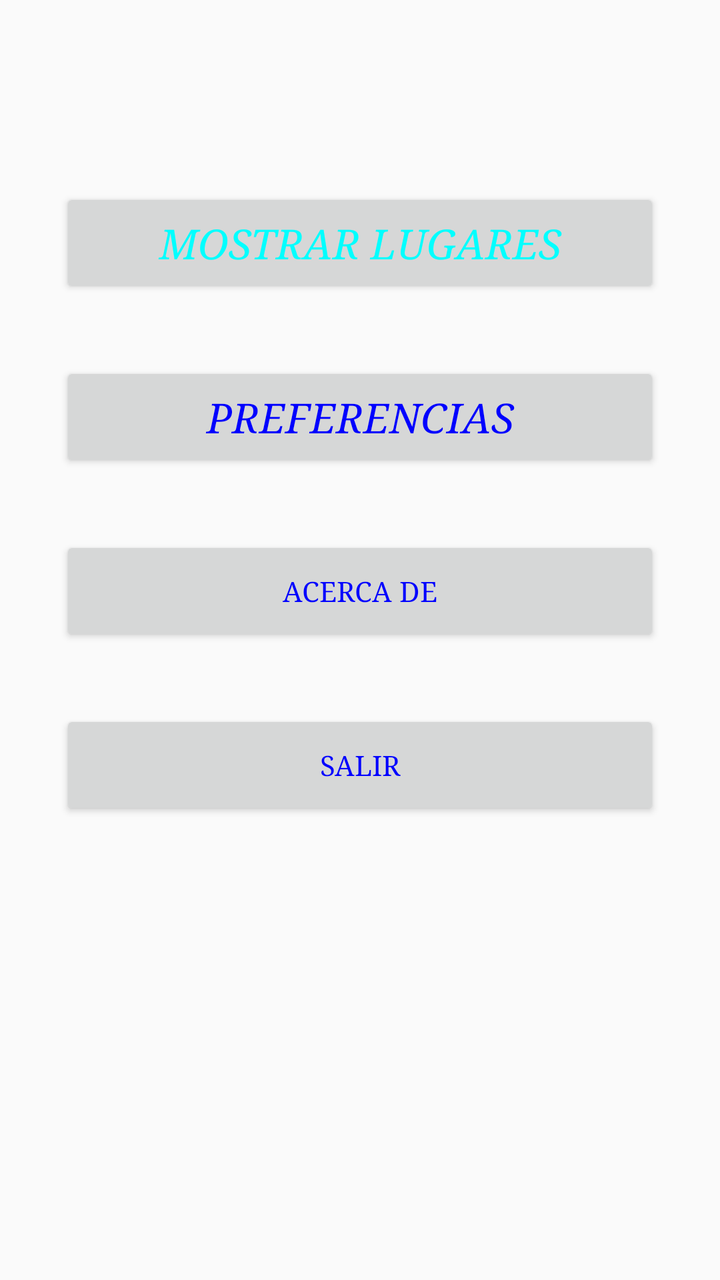
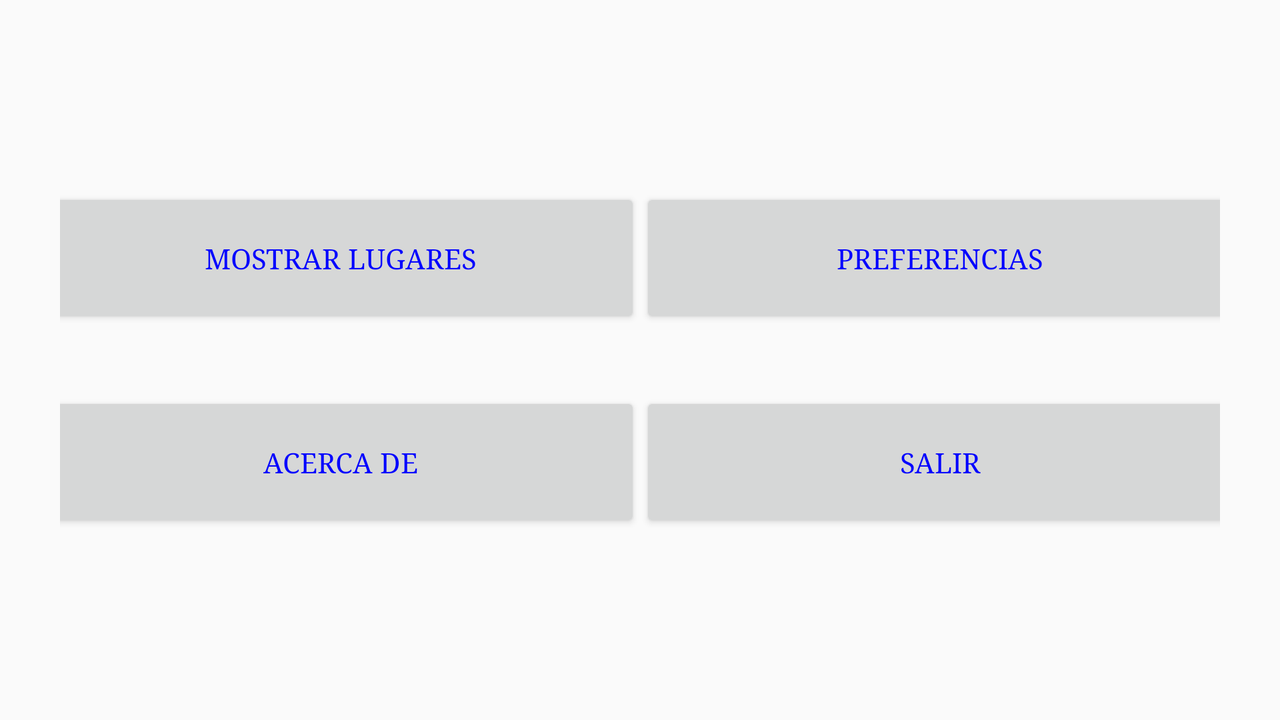

The same Android screen from two of the app's own layout files: first res/layout/ as a phone draws it, then the repository's variant for another configuration, drawn on a device whose configuration selects that folder. Both files follow.
<!-- AndroidManifest.xml: application theme AppTheme -->
<!-- res/layout/content_scrolling.xml -->
<?xml version="1.0" encoding="utf-8"?>
<androidx.core.widget.NestedScrollView xmlns:android="http://schemas.android.com/apk/res/android"
    xmlns:app="http://schemas.android.com/apk/res-auto"
    xmlns:tools="http://schemas.android.com/tools"
    android:padding= "@dimen/margen_botones"

    android:layout_width="match_parent"
    android:layout_height="match_parent"
    app:layout_behavior="@string/appbar_scrolling_view_behavior"
    tools:context=".Presentacion.ScrollingActivity"
    tools:showIn="@layout/activity_scrolling">


    <androidx.constraintlayout.widget.ConstraintLayout
        android:id="@+id/linearLayout2"
        android:layout_width="match_parent"
        android:layout_height="match_parent"
        android:gravity="center"
        tools:context=".MainActivity">

        <Button
            android:id="@+id/button01"
            style="@style/EstiloBoton"
            android:layout_width="300dp"
            android:layout_height="55dp"
            android:layout_marginTop="@android:dimen/notification_large_icon_height"
            android:onClick="lanzarLugares"
            android:text="@string/Arrancar"
            app:layout_constraintBottom_toTopOf="@+id/button02"
            app:layout_constraintEnd_toEndOf="parent"
            app:layout_constraintHorizontal_bias="0.5"
            app:layout_constraintStart_toStartOf="parent"
            app:layout_constraintTop_toTopOf="parent"
            app:layout_constraintVertical_chainStyle="packed" />

        <Button
            android:id="@+id/button02"
            style="@style/EstiloBoton.Alternativo"
            android:layout_width="300dp"
            android:layout_height="55dp"
            android:layout_marginTop="32dp"
            android:onClick="lanzarPreferencias"
            android:text="@string/Configurar"
            app:layout_constraintBottom_toTopOf="@+id/button03"
            app:layout_constraintEnd_toEndOf="parent"
            app:layout_constraintHorizontal_bias="0.5"
            app:layout_constraintStart_toStartOf="parent"
            app:layout_constraintTop_toBottomOf="@+id/button01" />

        <Button
            android:id="@+id/button03"
            android:layout_width="300dp"
            android:layout_height="55dp"
            android:layout_marginTop="32dp"
            android:onClick="lanzarAcercaDe"
            android:text="@string/Acercade"
            app:layout_constraintBottom_toTopOf="@+id/button04"
            app:layout_constraintEnd_toEndOf="parent"
            app:layout_constraintHorizontal_bias="0.5"
            app:layout_constraintStart_toStartOf="parent"
            app:layout_constraintTop_toBottomOf="@+id/button02" />

        <Button
            android:id="@+id/button04"
            android:layout_width="300dp"
            android:layout_height="55dp"
            android:layout_marginTop="32dp"
            android:text="@string/Salir"
            app:layout_constraintBottom_toBottomOf="parent"
            app:layout_constraintEnd_toEndOf="parent"
            app:layout_constraintHorizontal_bias="0.5"
            app:layout_constraintStart_toStartOf="parent"
            app:layout_constraintTop_toBottomOf="@+id/button03" />
    </androidx.constraintlayout.widget.ConstraintLayout>
</androidx.core.widget.NestedScrollView>
<!-- res/layout/activity_scrolling.xml (included above) -->
<?xml version="1.0" encoding="utf-8"?>
<androidx.coordinatorlayout.widget.CoordinatorLayout xmlns:android="http://schemas.android.com/apk/res/android"
    xmlns:app="http://schemas.android.com/apk/res-auto"
    xmlns:tools="http://schemas.android.com/tools"
    android:layout_width="match_parent"
    android:layout_height="match_parent"
    android:fitsSystemWindows="true"
    tools:context=".Presentacion.ScrollingActivity">

    <com.google.android.material.appbar.AppBarLayout
        android:id="@+id/app_bar"
        android:layout_width="match_parent"
        android:layout_height="@dimen/app_bar_height"
        android:fitsSystemWindows="true"
        android:theme="@style/AppTheme.AppBarOverlay">

        <com.google.android.material.appbar.CollapsingToolbarLayout
            android:id="@+id/toolbar_layout"
            android:layout_width="match_parent"
            android:layout_height="match_parent"
            android:fitsSystemWindows="true"
            app:contentScrim="?attr/colorPrimary"
            app:layout_scrollFlags="scroll|exitUntilCollapsed"
            app:toolbarId="@+id/toolbar">

            <androidx.appcompat.widget.Toolbar
                android:id="@+id/toolbar"
                android:layout_width="match_parent"
                android:layout_height="?attr/actionBarSize"
                app:layout_collapseMode="pin"
                app:popupTheme="@style/AppTheme.PopupOverlay" />

        </com.google.android.material.appbar.CollapsingToolbarLayout>
    </com.google.android.material.appbar.AppBarLayout>

    <include layout="@layout/content_scrolling" />

    <com.google.android.material.floatingactionbutton.FloatingActionButton
        android:id="@+id/fab"
        android:layout_width="wrap_content"
        android:layout_height="wrap_content"
        android:layout_margin="@dimen/fab_margin"
        app:layout_anchor="@id/app_bar"
        app:layout_anchorGravity="bottom|end"
        app:srcCompat="@android:drawable/ic_dialog_email" />

</androidx.coordinatorlayout.widget.CoordinatorLayout>
<!-- resources referenced by this layout -->
<resources>
  <dimen name="app_bar_height">180dp</dimen>
  <dimen name="fab_margin">16dp</dimen>
  <dimen name="margen_botones">30dp</dimen>
  <string name="Acercade">Acerca de </string>
  <string name="Arrancar">Mostrar Lugares</string>
  <string name="Configurar">Preferencias</string>
  <string name="Salir">Salir</string>
  <style name="AppTheme.AppBarOverlay" parent="ThemeOverlay.AppCompat.Dark.ActionBar" />
  <style name="AppTheme.PopupOverlay" parent="ThemeOverlay.AppCompat.Light" />
  <style name="EstiloBoton">
          <item name="android:textSize">10pt</item>
          <item name="android:textColor">#00FFFF</item>
          <item name="android:textStyle">italic</item>
  
      </style>
  <style name="EstiloBoton.Alternativo">
          <item name="android:textColor">#0000FF</item>
          <item name="android:padding">8dp</item>
      </style>
  <style name="AppTheme" parent="Theme.AppCompat.Light.DarkActionBar">
          
          <item name="colorPrimary">@color/colorPrimary</item>
          <item name="colorPrimaryDark">@color/colorPrimaryDark</item>
          <item name="colorAccent">@color/colorAccent</item>
          <item name="android:typeface">serif</item>
          <item name="android:textColor">#0000FF</item>
  
      </style>
</resources>
<!-- res/layout-land/content_scrolling.xml (the repository's variant of the layout above) -->
<!-- drawn on the phone turned sideways -->
<?xml version="1.0" encoding="utf-8"?>
<androidx.core.widget.NestedScrollView xmlns:android="http://schemas.android.com/apk/res/android"
    xmlns:app="http://schemas.android.com/apk/res-auto"
    xmlns:tools="http://schemas.android.com/tools"
    android:padding= "@dimen/margen_botones"
    android:layout_width="match_parent"
    android:layout_height="match_parent"
    app:layout_behavior="@string/appbar_scrolling_view_behavior"
    tools:context=".Presentacion.ScrollingActivity"
    tools:showIn="@layout/activity_scrolling">


    <androidx.constraintlayout.widget.ConstraintLayout
        android:id="@+id/linearLayout"
        android:layout_width="match_parent"
        android:layout_height="match_parent"
        android:gravity="center">

        <Button
            android:id="@+id/button"
            android:layout_width="300dp"
            android:layout_height="70dp"
            android:layout_marginTop="@android:dimen/notification_large_icon_height"
            android:text="@string/Arrancar"
            app:layout_constraintBottom_toTopOf="@+id/button3"
            app:layout_constraintEnd_toStartOf="@+id/button2"
            app:layout_constraintHorizontal_bias="0.5"
            app:layout_constraintStart_toStartOf="parent"
            app:layout_constraintTop_toTopOf="parent" />

        <Button
            android:id="@+id/button2"
            android:layout_width="300dp"
            android:layout_height="70dp"
            android:layout_marginTop="@android:dimen/notification_large_icon_width"
            android:onClick="lanzarPreferencias"
            android:text="@string/Configurar"
            app:layout_constraintBottom_toTopOf="@+id/button4"
            app:layout_constraintEnd_toEndOf="parent"
            app:layout_constraintHorizontal_bias="0.5"
            app:layout_constraintStart_toEndOf="@+id/button"
            app:layout_constraintTop_toTopOf="parent" />

        <Button
            android:id="@+id/button3"
            android:layout_width="300dp"
            android:layout_height="70dp"
            android:layout_marginTop="32dp"
            android:text="@string/Acercade"
            app:layout_constraintBottom_toBottomOf="parent"
            app:layout_constraintEnd_toStartOf="@+id/button4"
            app:layout_constraintHorizontal_bias="0.5"
            app:layout_constraintStart_toStartOf="parent"
            app:layout_constraintTop_toBottomOf="@+id/button" />

        <Button
            android:id="@+id/button4"
            android:layout_width="300dp"
            android:layout_height="70dp"
            android:layout_marginTop="32dp"
            android:text="@string/Salir"
            app:layout_constraintBottom_toBottomOf="parent"
            app:layout_constraintEnd_toEndOf="parent"
            app:layout_constraintHorizontal_bias="0.5"
            app:layout_constraintStart_toEndOf="@+id/button3"
            app:layout_constraintTop_toBottomOf="@+id/button2" />
    </androidx.constraintlayout.widget.ConstraintLayout>
</androidx.core.widget.NestedScrollView>
<!-- res/layout/content_scrolling.xml (included above) -->
<?xml version="1.0" encoding="utf-8"?>
<androidx.core.widget.NestedScrollView xmlns:android="http://schemas.android.com/apk/res/android"
    xmlns:app="http://schemas.android.com/apk/res-auto"
    xmlns:tools="http://schemas.android.com/tools"
    android:padding= "@dimen/margen_botones"

    android:layout_width="match_parent"
    android:layout_height="match_parent"
    app:layout_behavior="@string/appbar_scrolling_view_behavior"
    tools:context=".Presentacion.ScrollingActivity"
    tools:showIn="@layout/activity_scrolling">


    <androidx.constraintlayout.widget.ConstraintLayout
        android:id="@+id/linearLayout2"
        android:layout_width="match_parent"
        android:layout_height="match_parent"
        android:gravity="center"
        tools:context=".MainActivity">

        <Button
            android:id="@+id/button01"
            style="@style/EstiloBoton"
            android:layout_width="300dp"
            android:layout_height="55dp"
            android:layout_marginTop="@android:dimen/notification_large_icon_height"
            android:onClick="lanzarLugares"
            android:text="@string/Arrancar"
            app:layout_constraintBottom_toTopOf="@+id/button02"
            app:layout_constraintEnd_toEndOf="parent"
            app:layout_constraintHorizontal_bias="0.5"
            app:layout_constraintStart_toStartOf="parent"
            app:layout_constraintTop_toTopOf="parent"
            app:layout_constraintVertical_chainStyle="packed" />

        <Button
            android:id="@+id/button02"
            style="@style/EstiloBoton.Alternativo"
            android:layout_width="300dp"
            android:layout_height="55dp"
            android:layout_marginTop="32dp"
            android:onClick="lanzarPreferencias"
            android:text="@string/Configurar"
            app:layout_constraintBottom_toTopOf="@+id/button03"
            app:layout_constraintEnd_toEndOf="parent"
            app:layout_constraintHorizontal_bias="0.5"
            app:layout_constraintStart_toStartOf="parent"
            app:layout_constraintTop_toBottomOf="@+id/button01" />

        <Button
            android:id="@+id/button03"
            android:layout_width="300dp"
            android:layout_height="55dp"
            android:layout_marginTop="32dp"
            android:onClick="lanzarAcercaDe"
            android:text="@string/Acercade"
            app:layout_constraintBottom_toTopOf="@+id/button04"
            app:layout_constraintEnd_toEndOf="parent"
            app:layout_constraintHorizontal_bias="0.5"
            app:layout_constraintStart_toStartOf="parent"
            app:layout_constraintTop_toBottomOf="@+id/button02" />

        <Button
            android:id="@+id/button04"
            android:layout_width="300dp"
            android:layout_height="55dp"
            android:layout_marginTop="32dp"
            android:text="@string/Salir"
            app:layout_constraintBottom_toBottomOf="parent"
            app:layout_constraintEnd_toEndOf="parent"
            app:layout_constraintHorizontal_bias="0.5"
            app:layout_constraintStart_toStartOf="parent"
            app:layout_constraintTop_toBottomOf="@+id/button03" />
    </androidx.constraintlayout.widget.ConstraintLayout>
</androidx.core.widget.NestedScrollView>
